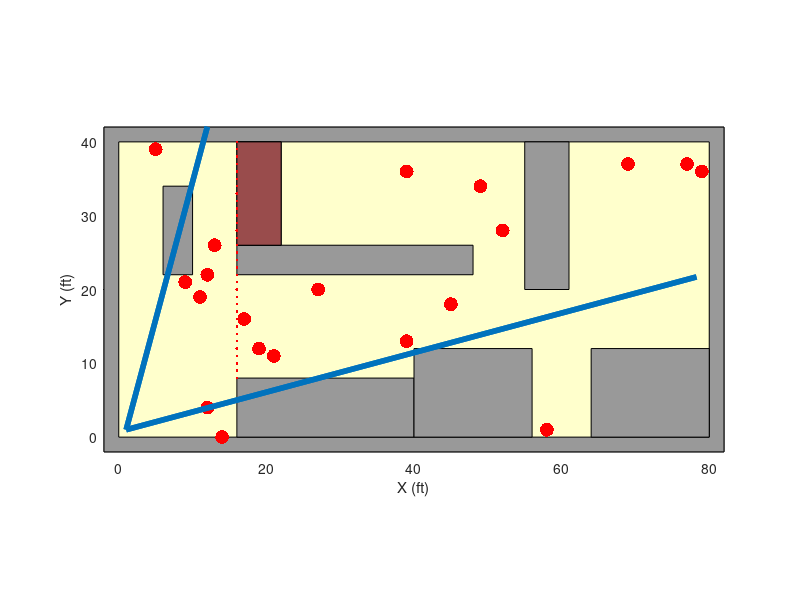

Reproduce this figure in MATLAB. (Note: this script raises an error after producing the figure.)
%Matt McDermott
%ME149: Colaborative Robotics Final Simulation

%Draw Search Domain
% Define search domain
xMax = 80;
yMax = 40;
domainBoundaryX = [0 1 1 0 0]*xMax;  % Define search domain
domainBoundaryY = [0 0 1 1 0]*yMax;
wallT = 2;                           % Define wall thickness
exteriorX = domainBoundaryX*(xMax+2*wallT)/xMax-wallT;  
exteriorY = domainBoundaryY*(yMax+2*wallT)/yMax-wallT;  

% Draw search domain
figure(1); clf;
fill(exteriorX,exteriorY,[1 1 1]*0.6); % Space outside (gray)
hold on;
fill(domainBoundaryX,domainBoundaryY,[1 1 0.8]*1.0); % Space inside (tan)
axis equal
xlabel('X (ft)');
ylabel('Y (ft)');
xlim([-2 82]);
ylim([-2 42]);

%drone spots where the collapsing floor is
droneRand = rand(1);
if droneRand > 0.5
    barrier = 15;
else
    barrier = 33;
end

% Position static obstacles
baseX = [1 1 -1 -1 1]; %do not touch
baseY = [1 -1 -1 1 1]; %do not touch
statTx = [12 8 8 16 2 3 3];  %obstacle half width
statTy = [4 6 6 2 6 10 7];    %obstacle half height
statX = [28 48 72 32 8 58 19]; %obstacle center x 
statY = [4 6 6 24 28 30 barrier];    %obstacle center y 15 or 33
for cnt = 1:length(statX-1)
    fill(baseX*statTx(cnt)+statX(cnt),baseY*statTy(cnt)+statY(cnt),[1 1 1]*0.6); % Draw static obstacle
end
fill(baseX*statTx(length(statX))+statX(length(statX)),baseY*statTy(length(statX))+statY(length(statX)),[1 0.5 0.5]*0.6)

% Position victims about room
numVictim = 20; %default 20
inboxflag = 0;
vicCnt = 1;
while vicCnt < numVictim + 1
    inboxflag = 0;
    randPosX = floor(xMax*rand(1));   
    randPosY = floor(yMax*rand(1));
    for boxCnt = 1:length(statX)
        if inpolygon(randPosX,randPosY,baseX*statTx(boxCnt)+statX(boxCnt),baseY*statTy(boxCnt)+statY(boxCnt)) == 1
            inboxflag = 1;
        end
    end
    if inboxflag == 0
        victim(vicCnt).posx = randPosX;
        victim(vicCnt).posy = randPosY;
        victim(vicCnt).status = 0;
        vp(vicCnt) = plot(victim(vicCnt).posx,victim(vicCnt).posy,'r.','MarkerSize',30);
        vicCnt = vicCnt + 1;
    end
end

%draw bifrication line
bifx = 16;
for bify = 8:yMax
    plot(bifx,bify,'r.')
end

%init huamns
for w = 1:2
searcher(w).type = 0; %human
searcher(w).fov = pi/3;
searcher(w).heading = pi/4;
searcher(w).posx = 1;
searcher(w).posy = 1;
atTarget(w) = 0;
for bearingInitCnt = 1:numVictim
    searcher(w).bearing(bearingInitCnt) = 0;
end
hL(w) = line([searcher(w).posx (searcher(w).posx + cos(searcher(w).heading-searcher(w).fov/2)*80)],[searcher(w).posy (searcher(w).posy + sin(searcher(w).heading-searcher(w).fov/2)*80)],"LineWidth",4);
hU(w) = line([searcher(w).posx (searcher(w).posx + cos(searcher(w).heading+searcher(w).fov/2)*80)],[searcher(w).posy (searcher(w).posy + sin(searcher(w).heading+searcher(w).fov/2)*80)],"LineWidth",4);
end

%main----------------------------------------------------------------------
%enter room and walk to opposite side to start, looking for victims
xstart = 60;
ystart = 2;
xend(1) = 10; %setpoint for initial movement- place in center of room for best results
yend(1) = 5;
xend(2) = 5;
yend(2) = 37;
[X1, Y1] = rrtpath(xstart,ystart,xend(1),yend(1),10000, barrier);
[X2, Y2] = rrtpath(xstart,ystart,xend(2),yend(2),10000, barrier);
steps(1) = 1;
steps(2) = 1;
stepsTally(1) = 0;
stepsTally(2) = 0;
stepsTotal(1) = 0;
stepsTotal(2) = 0;
carrying(1) = 0;
carrying(2) = 0;
randomTraj(1) = 1; %first trajectory is not going to victim, dont increase carry count
randomTraj(2) = 1;

flameb = -10; %starting x for top and bottom of flamefront
flamet = -10; %start y
lastHead(1) = pi/2;
lastHead(2) = pi/2;

%stepsize <= 1ft. Avg walking speed of searcher = 5ft/sec therefore 5*80 =
%400, leaving time to escape, stepsTotal = 300

while (stepsTotal(1) < 250) && (stepsTotal(2) < 250)
%traverse from xstart,ystart to xend,yend
    for s = 1:2
       if stepsTally(s) < steps(s)
           stepsTally(s) = steps(s);
       else
           stepsTotal(s) = stepsTally(s) + stepsTotal(s)
           stepsTally(s) = 0;
       end
       %move flamefront
       flameb = flameb + 0.2 + 0.3*randn(1); %bottom of flamefront
       flamet = flamet + 0.2 + 0.3*randn(1); %top
       flamefront = polyshape([-2 flameb flamet -2],[-2 -2 42 42]);
       fire = plot(flamefront);
       %update searcher pos
       if atTarget(s) == 1
           stepsTotal(s) = stepsTotal(s) + steps(s);
           if s == 1
                [X1, Y1] = rrtpath(searcher(s).posx,searcher(s).posy,xgoal(s),ygoal(s),10000, barrier)
                steps(s) = 1;
                atTarget(s) = 0;
                lastHead(1) = 0;
           end
           if s == 2
                [X2, Y2] = rrtpath(searcher(2).posx,searcher(2).posy,xgoal(s),ygoal(s),10000, barrier)
                steps(s) = 1;
                atTarget(s) = 0;
                lastHead(2) = 0;
           end
       end       
       if s == 1
           [xout, yout, steps(1), atTarget(1), lastHead(1), hL(1), hU(1)] = stepForward(X1,Y1,steps(1),s,lastHead(1),hL(1),hU(1));
            searcher(s).posx = xout;
            searcher(s).posy = yout;
       end 
       if s == 2
           [xout, yout, steps(2), atTarget(2), lastHead(2),  hL(2), hU(2)] = stepForward(X2,Y2,steps(2),s,lastHead(2),hL(2),hU(2));
           searcher(s).posx = xout;
           searcher(s).posy = yout;
       end      
       carryStr(s) = string(carrying(s));
              
       %plot searcher COM pos       
       p1(s,steps(s)) = plot(searcher(s).posx,searcher(s).posy,'b.','MarkerSize',30);
       carryNum(s) = text(searcher(s).posx,searcher(s).posy,carryStr(s),'FontSize',30);
       
       %deplete steps faster if inside flamefront
       if inpolygon(searcher(s).posx,searcher(s).posy,[-2 flameb flamet -2],[-2 -2 42 42]) == 1
           %steps(s) = steps(s) + 1; %need replacement variable
       end
       
       victim = searchForVictim(searcher(s).posx, searcher(s).posy, searcher(s).heading, searcher(s).fov, victim);
       for v = 1:numVictim
           if victim(v).status == 1
               vpf(v) = plot(victim(v).posx,victim(v).posy, 'go','MarkerSize',50);
           end
           if victim(v).status == 2
               delete(vp(v))
           end
       end

       if s == 2
           pause(0.0625);
           delete(p1);
           %delete(hL);
           %delete(hU);
           delete(carryNum); %text displaying how many victims being carried
           
       end
       delete(fire);
       %end of trajectry
       if (((steps(s) == length(X1)-1)&& s == 1)||((steps(s) == length(X2)-1) && s == 2)) && (randomTraj(s) == 0)
           victim(closestVic(s)).status = 2;
           carrying(s) = carrying(s) + 1;
           stepsTotal(s) = stepsTotal(s) + 5; %takes 5s on avg to pick up victim
       end
       if  (atTarget(s) == 1) && (searcher(s).status == 1) && (searcher(s).posx < 62) && (searcher(s).posx > 58)
           carrying(s) = 0;
           %atTarget(s) = 0;
           searcher(s).status = 0;
           xgoal(s) = (xMax-flameb)*rand(1)+flameb;
           ygoal(s) = yMax*rand(1);
           randomTraj = 1;
       end
       %steps(s) = steps(s) + 1
    
    delete(vp)

    shortest(s) = 1000;
    closestVic(s) = 1;
    vicHiddenCnt = 0;
    for m = 1:numVictim
        if (victim(m).status == 0) || (victim(m).status == 1)
            vp(m) = plot(victim(m).posx,victim(m).posy, 'r.','MarkerSize',30);
        end
        %get count of victims unseen or seen and found
        if (victim(m).status == 0) || (victim(m).status == 2)
            vicHiddenCnt = vicHiddenCnt + 1;
        end
        if victim(m).status == 1
            distTo = sqrt((searcher(s).posx - victim(m).posx)^2 + (searcher(s).posy-victim(m).posy)^2);
            if distTo < shortest(s)
                shortest(s) = distTo;
                closestVic(s) = m;
            end
        end
        if victim(m).status == 2 %found and reached
            delete(vp(m))
        end
        
    end
    %if no victims seen but not rescued, go to random location
    if vicHiddenCnt == numVictim
        %xgoal(s) = (xMax-flameb-)*rand(1)+flameb;
        xgoal(s) = 10*rand(1) + flameb;
        %xgoal(s) = xMax*rand(1);
        ygoal(s) = yMax*rand(1);
        randomTraj(s) = 1;
    else
        xgoal(s) = victim(closestVic(s)).posx;
        ygoal(s) = victim(closestVic(s)).posy;
        randomTraj(s) = 0;
    end
    %once carrying 3 victims, exit fire
    if carrying(s) == 3
        xgoal(s) = 60;
        ygoal(s) = 1;
        searcher(s).status = 1; %leaving with full load
        randomTraj(s) = 1;
    end
    end
    
end
%--------------------------------------------------------------------------

function [victim] = searchForVictim(sx,sy,sh,fov,victim)
numVictim = 20;
xMax = 80;
yMax = 40;
domainBoundaryX = [0 1 1 0 0]*xMax;  % Define search domain
domainBoundaryY = [0 0 1 1 0]*yMax;
wallT = 2;                           % Define wall thickness
exteriorX = domainBoundaryX*(xMax+2*wallT)/xMax-wallT;  
exteriorY = domainBoundaryY*(yMax+2*wallT)/yMax-wallT; 
baseX = [1 1 -1 -1 1]; %do not touch
baseY = [1 -1 -1 1 1]; %do not touch
statTx = [12 8 8 16 2 3];  %obstacle half width
statTy = [4 6 6 2 6 10];    %obstacle half height
statX = [28 48 72 32 8 58]; %obstacle center x
statY = [4 6 6 24 28 30];    %obstacle center y
for i = 1:numVictim
    %draw ray from each object to searcher
    ray(i) = line([sx victim(i).posx],[sy victim(i).posy]);
    %no easy way to calculate intersect between line and polygon, need
    %points on line
    xVec = linspace(ray(i).XData(1),ray(i).XData(2),10);
    yVec = linspace(ray(i).YData(1),ray(i).YData(2),10);
    searcher(1).bearing(i) = atan2((victim(i).posy-sy),(victim(i).posx-sx));
    %chance of finding victim at a given timestep is proportioal to
    %distancee from searcher
    dist = sqrt((sx - victim(i).posx)^2 + (sy-victim(i).posy)^2);
    findChance = dist*rand(1);
    
    %mark victims with blue o if inside searcher fov and not obscured 
    if (abs(sh - searcher(1).bearing(i)) <= (fov/2))  && (findChance < 1) && (victim(i).status ~= 2)    
        m = 1;
        for j = 1:10 %breaks up each ray into 10 points, checks if each point is in obstacle
            for k = 1:length(statX)
                %mark victims red that are hidden behind obstacles
                if inpolygon(xVec(j),yVec(j),baseX*statTx(k)+statX(k),baseY*statTy(k)+statY(k)) == 0
                    m = m + 1;
                end                     
            end
        end
        %victim is not blocked by any obstacle
        if m == 10*length(statX)+1
            victim(i).status = 1;
        end
    end    
    delete(ray);
end
end
% 
% delete(h);

function [pathx, pathy] = rrtpath(xstart,ystart,xend,yend,fidelity, barrier)
%RRT* algorithm
stepdist = 1;
runLen = fidelity;
nodex = zeros(1,runLen);
nodey = zeros(1,runLen);
nodeCost = zeros(1,runLen);
nodeParent = zeros(1,runLen);
xstep = zeros(1,runLen);
ystep = zeros(1,runLen);
nodex(1) = xstart;
nodey(1) = ystart;

xMax = 80;
yMax = 40;
domainBoundaryX = [0 1 1 0 0]*xMax;  % Define search domain
domainBoundaryY = [0 0 1 1 0]*yMax;
wallT = 2;                           % Define wall thickness
exteriorX = domainBoundaryX*(xMax+2*wallT)/xMax-wallT;  
exteriorY = domainBoundaryY*(yMax+2*wallT)/yMax-wallT; 
baseX = [1 1 -1 -1 1]; %do not touch
baseY = [1 -1 -1 1 1]; %do not touch
statTx = [12 8 8 16 2 3 3];  %obstacle half width
statTy = [4 6 6 2 6 10 7];    %obstacle half height
statX = [28 48 72 32 8 58 19]; %obstacle center x
statY = [4 6 6 24 28 30 barrier];    %obstacle center y


for n=2:runLen
    pt = [floor(xMax*rand(1)) floor(yMax*rand(1))];
    mindist = 1000;
    %finds closest existing node to new random point
    for nodecheck=1:n-1
        dist(n) = sqrt((pt(1)-nodex(nodecheck))*(pt(1)-nodex(nodecheck)) + (pt(2)-nodey(nodecheck))*(pt(2)-nodey(nodecheck)));
        if dist(n) < mindist
            mindist = dist(n);
            bestNode = nodecheck;
            nodeCost(n) = mindist;
        end
    end
    nodeParent(n) = bestNode;
    c = n;
    p = nodeParent(c);
    while p ~= 1
        nodeCost(c) = nodeCost(c) + sqrt((nodex(c)-nodex(p))^2 + (nodey(c)-nodey(p))^2);
        c = p;
        p = nodeParent(c);
    end
            
    xstep = linspace(nodex(bestNode),pt(1),abs(ceil(nodex(bestNode)-pt(1)))+2);
    ystep = linspace(nodey(bestNode),pt(2),abs(ceil(nodey(bestNode)-pt(2)))+2);
    
    nodex(n) = xstep(2);
    nodey(n) = ystep(2);
    
    %check if point is inside any of the obstacles
    obstally = 0;
    for obscnt = 1:length(statX)
        if inpolygon(nodex(n),nodey(n),baseX*statTx(obscnt)+statX(obscnt),baseY*statTy(obscnt)+statY(obscnt)) == 0
            obstally = obstally+1;
        end
    end
    if obstally == length(statX)
        %l(n) = line([nodex(n) nodex(bestNode)],[nodey(n) nodey(bestNode)]);
    else 
        nodex(n) = 1000;
        nodey(n) = 1000;
    end
    
    %check if new node can optimize existing paths
    for v = 2:n-1
        %dist between new point and each existing point
        newdist = sqrt((nodex(v)-nodex(n))^2 + (nodey(v)-nodey(n))^2);
        %if distance to new point plus distance from new point to old point
        %is less than cost to old point
        if ((newdist + nodeCost(n)) < nodeCost(v)) && (newdist < 3) 
            nodeParent(n) = v;
            %delete(l(n));
            %l(n) = line([nodex(v) nodex(n)],[nodey(v) nodey(n)]);
            break
        end
    end
end

%draw trajectory to xend yend
mindist2 = 1000;
closestNode = 0;
dist2 = 1000;
mindist2 = 1000;
for m = 1:runLen
    dist2 = sqrt(((xend - nodex(m))*(xend - nodex(m))+((yend - nodey(m))*(yend - nodey(m)))));
    if dist2 < mindist2
        mindist2 = dist2; 
        closestNode = m;
        parentx = nodex(closestNode);
        parenty = nodey(closestNode);
    end
end
%trace back line of nodes from victim to searcher
if closestNode ~= 0  %closest node
    parent = nodeParent(closestNode);
    childx = nodex(closestNode);
    childy = nodey(closestNode);
    count = 1;
    while parent ~= 1 
        parent = nodeParent(parent);
        childx = parentx;
        childy = parenty;
        parentx = nodex(parent);
        parenty = nodey(parent);
        pathx(count) = childx;
        pathy(count) = childy;
        count = count + 1;
        %display trajectory line -------
        line([childx parentx],[childy parenty], "LineWidth", 3, "Color", [0.8 0.2 1]);

    end
    
end
%searcher start pos -> goal point
pathx = flip(pathx);
pathy = flip(pathy);
end

function [xout, yout, t, atTarget, lastHead, hL, hU] = stepForward(X,Y,t,s,lastHead,hL,hU)
    
    
    %moves searcher one timestep forwards
    if t < length(X)-1
        xout = X(t);
        yout = Y(t); 
        atTarget = 0;
        searcher(s).posx = X(t);
        searcher(s).posy = Y(t);
        searcher(s).fov = pi/3;
    else 
        atTarget = 1;
        xout = X(t);
        yout = Y(t);
        searcher(s).posx = X(t);
        searcher(s).posy = Y(t);
        t = 1;
        searcher(s).fov = pi/3;
        searcher(s).heading = 0;
    end
    t = t + 1;
    %update searcher heading
       if (t > 1) && (length(Y)>1) && (length(X) > 1)
            searcher(s).heading = atan2((Y(t)-Y(t-1)),(X(t)-X(t-1)));
            delete(hL)
            delete(hU)
       end
       %smooth out rapid changes in heading due to sharp turns
       if (t > 2) && (abs(searcher(s).heading - lastHead) < pi/2)
           searcher(s).heading = (searcher(s).heading + lastHead)/2;
       end
       
       lastHead = searcher(s).heading;
       %draw fov lines
       hL = line([searcher(s).posx (searcher(s).posx + cos(searcher(s).heading-searcher(s).fov/2)*80)],[searcher(s).posy (searcher(s).posy + sin(searcher(s).heading-searcher(s).fov/2)*80)],"LineWidth",4);
       hU = line([searcher(s).posx (searcher(s).posx + cos(searcher(s).heading+searcher(s).fov/2)*80)],[searcher(s).posy (searcher(s).posy + sin(searcher(s).heading+searcher(s).fov/2)*80)],"LineWidth",4);
end
            
